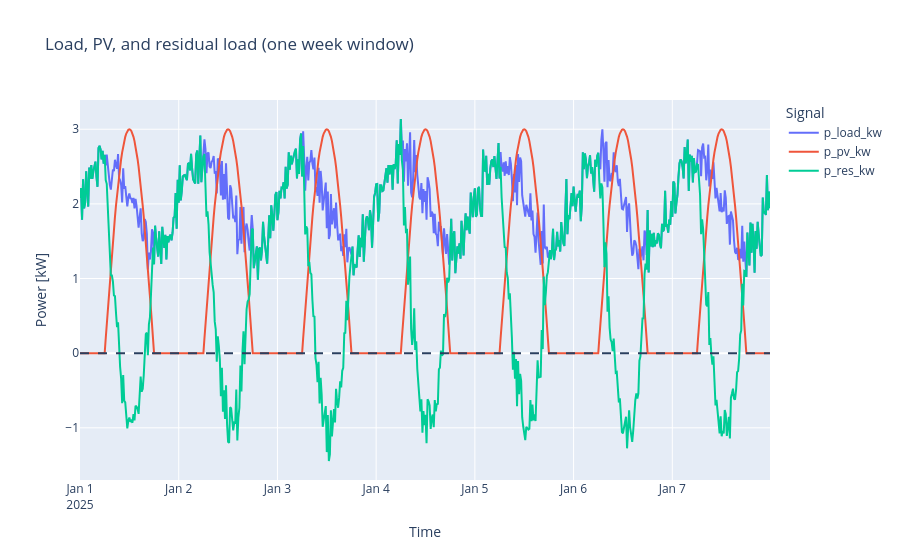

The code cell stored with this chart in its notebook:
### Markdown cell above
<div class="alert alert-block alert-info">

**TASK 14**:

Create the same plot as in TASK 14, but this time using **`plotly.graph_objects`**:
- start with `fig = go.Figure()`
- add the traces one by one with `fig.add_trace(...)`
- set the plot title and both axis titles
- add a horizontal line at `y = 0`
- compare your `go` solution to the `px` solution: which version is shorter, and which version gives you more control?

</div>

### Code cell
plot_df = df.loc["2025-01-01":"2025-01-07", ["p_load_kw", "p_pv_kw", "p_res_kw"]].reset_index()

fig = go.Figure()

fig.add_trace(
    go.Scatter(
        x=plot_df["index"],
        y=plot_df["p_load_kw"],
        mode="lines",
        name="p_load_kw",
    )
)

fig.add_trace(
    go.Scatter(
        x=plot_df["index"],
        y=plot_df["p_pv_kw"],
        mode="lines",
        name="p_pv_kw",
    )
)

fig.add_trace(
    go.Scatter(
        x=plot_df["index"],
        y=plot_df["p_res_kw"],
        mode="lines",
        name="p_res_kw",
    )
)

fig.update_layout(
    title="Load, PV, and residual load (one week window)",
    xaxis_title="Time",
    yaxis_title="Power [kW]",
    legend_title_text="Signal",
)

fig.add_hline(y=0, line_dash="dash")

fig.show()

### Figure 1 — Plotly figure (JSON) as saved in the notebook; plotly's stock layout.template omitted (floating-point values rounded to 4 significant figures; data arrays with more than 128 entries replaced by an {"elided": "..."} marker saying what was removed)
{"data": [{"mode": "lines", "name": "p_load_kw", "type": "scatter", "x": {"elided": "672 str values"}, "y": {"elided": "672 float values"}}, {"mode": "lines", "name": "p_pv_kw", "type": "scatter", "x": {"elided": "672 str values"}, "y": {"elided": "672 float values"}}, {"mode": "lines", "name": "p_res_kw", "type": "scatter", "x": {"elided": "672 str values"}, "y": {"elided": "672 float values"}}], "layout": {"legend": {"title": {"text": "Signal"}}, "shapes": [{"line": {"dash": "dash"}, "type": "line", "x0": 0, "x1": 1, "xref": "x domain", "y0": 0, "y1": 0, "yref": "y"}], "title": {"text": "Load, PV, and residual load (one week window)"}, "xaxis": {"title": {"text": "Time"}}, "yaxis": {"title": {"text": "Power [kW]"}}}}
